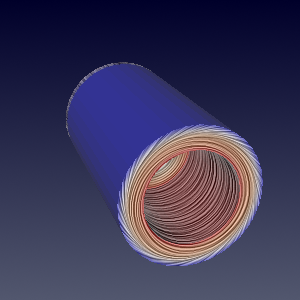

Write the Python code that produced this figure.
#!/usr/bin/env python

# Test vtkCompositeSurfaceLICMapper: SurfaceLICCurvedContrastEnhancedColorBlendedSmallGrainMask.

import vtkmodules.vtkInteractionStyle  # noqa: F401
import vtkmodules.vtkRenderingOpenGL2  # noqa: F401

import math
import os

from vtkmodules.vtkCommonCore import vtkFloatArray
from vtkmodules.vtkCommonDataModel import vtkDataObject
from vtkmodules.vtkIOXML import vtkXMLPolyDataReader
from vtkmodules.vtkRenderingCore import (
    vtkActor,
    vtkDiscretizableColorTransferFunction,
    vtkRenderWindow,
    vtkRenderWindowInteractor,
    vtkRenderer,
)
from vtkmodules.vtkRenderingLICOpenGL2 import (
    vtkCompositeSurfaceLICMapper,
    vtkSurfaceLICInterface,
)

# Read data
data_dir = os.environ.get("VPE_DATA_DIR", os.path.dirname(os.path.abspath(__file__)))
reader = vtkXMLPolyDataReader()
reader.SetFileName(os.path.join(data_dir, "disk_out_ref_surface.vtp"))
reader.Update()
data_obj = reader.GetOutputDataObject(0)

# Mapper
lic_mapper = vtkCompositeSurfaceLICMapper()
lic_mapper.SetInputArrayToProcess(
    0, 0, 0, vtkDataObject.FIELD_ASSOCIATION_POINTS_THEN_CELLS, "V")
lic_mapper.SetInputDataObject(data_obj)

# Compute vector magnitude for coloring
mag_range = [float("inf"), float("-inf")]
mag_name = None
if hasattr(data_obj, "NewIterator"):
    it = data_obj.NewIterator()
    it.InitTraversal()
    while not it.IsDoneWithTraversal():
        ds = it.GetCurrentDataObject()
        if ds and ds.GetNumberOfCells() > 0:
            v = ds.GetPointData().GetArray("V")
            if v is not None:
                mag = vtkFloatArray()
                mag.SetName("magV")
                mag.SetNumberOfTuples(v.GetNumberOfTuples())
                for j in range(v.GetNumberOfTuples()):
                    s = sum(v.GetComponent(j, c) ** 2 for c in range(v.GetNumberOfComponents()))
                    mag.SetValue(j, math.sqrt(s))
                ds.GetPointData().SetScalars(mag)
                mag_name = mag.GetName()
                r = mag.GetRange()
                mag_range[0] = min(mag_range[0], r[0])
                mag_range[1] = max(mag_range[1], r[1])
        it.GoToNextItem()
else:
    if data_obj.GetNumberOfCells() > 0:
        v = data_obj.GetPointData().GetArray("V")
        if v is not None:
            mag = vtkFloatArray()
            mag.SetName("magV")
            mag.SetNumberOfTuples(v.GetNumberOfTuples())
            for j in range(v.GetNumberOfTuples()):
                s = sum(v.GetComponent(j, c) ** 2 for c in range(v.GetNumberOfComponents()))
                mag.SetValue(j, math.sqrt(s))
            data_obj.GetPointData().SetScalars(mag)
            mag_name = mag.GetName()
            r = mag.GetRange()
            mag_range = [r[0], r[1]]

lut = vtkDiscretizableColorTransferFunction()
lut.SetColorSpaceToRGB()
lut.AddRGBPoint(mag_range[0], 0.0, 0.0, 1.0)
lut.AddRGBPoint(mag_range[1], 1.0, 0.0, 0.0)
lut.SetColorSpaceToDiverging()
lut.Build()
lut.SetDiscretize(True)
lut.SetNumberOfValues(256)
lic_mapper.SetLookupTable(lut)
lic_mapper.SetScalarModeToUsePointData()
lic_mapper.SetScalarVisibility(1)
lic_mapper.SelectColorArray(mag_name)
lic_mapper.SetUseLookupTableScalarRange(1)
lic_mapper.SetScalarModeToUsePointFieldData()
lic_mapper.SetInterpolateScalarsBeforeMapping(0)

# LIC interface parameters
lic_interface = lic_mapper.GetLICInterface()
lic_interface.SetNumberOfSteps(40)
lic_interface.SetStepSize(0.4)
lic_interface.SetEnhancedLIC(1)
lic_interface.SetNormalizeVectors(1)
lic_interface.SetGenerateNoiseTexture(1)
lic_interface.SetNoiseType(1)
lic_interface.SetNoiseTextureSize(200)
lic_interface.SetNoiseGrainSize(1)
lic_interface.SetMinNoiseValue(0.0)
lic_interface.SetMaxNoiseValue(1.0)
lic_interface.SetNumberOfNoiseLevels(1024)
lic_interface.SetImpulseNoiseProbability(1.0)
lic_interface.SetImpulseNoiseBackgroundValue(0.0)
lic_interface.SetNoiseGeneratorSeed(1)
lic_interface.SetEnhanceContrast(1)
lic_interface.SetLowLICContrastEnhancementFactor(0.0)
lic_interface.SetHighLICContrastEnhancementFactor(0.0)
lic_interface.SetLowColorContrastEnhancementFactor(0.0)
lic_interface.SetHighColorContrastEnhancementFactor(0.0)
lic_interface.SetAntiAlias(0)
lic_interface.SetColorMode(0)
lic_interface.SetLICIntensity(0.6)
lic_interface.SetMapModeBias(0.0)
lic_interface.SetMaskOnSurface(0)
lic_interface.SetMaskThreshold(0.0)
lic_interface.SetMaskIntensity(0.2)
lic_interface.SetMaskColor([1.0, 1.0, 1.0])

# Actor
lic_actor = vtkActor()
lic_actor.SetMapper(lic_mapper)

# Renderer
renderer = vtkRenderer()
renderer.AddActor(lic_actor)
renderer.SetBackground(0.3216, 0.3412, 0.4314)
renderer.SetBackground2(0.0, 0.0, 0.1647)
renderer.GradientBackgroundOn()

# Render window
render_window = vtkRenderWindow()
render_window.SetSize(300, 300)
render_window.AddRenderer(renderer)
render_window.SetWindowName("surface lic curved contrast enhanced color blended small grain mask")

# Interactor
interactor = vtkRenderWindowInteractor()
interactor.SetRenderWindow(render_window)

# Functional render for OpenGL context check
render_window.Render()

if not vtkSurfaceLICInterface.IsSupported(render_window):
    print("WARNING: Surface LIC not supported, skipping.")
else:
    # Scene
    camera = renderer.GetActiveCamera()
    camera.SetFocalPoint(-1.88, -0.98, -1.04)
    camera.SetPosition(13.64, 4.27, -31.59)
    camera.SetViewAngle(30)
    camera.SetViewUp(0.41, 0.83, 0.35)
    renderer.ResetCamera()

    interactor.Initialize()
    interactor.Start()
